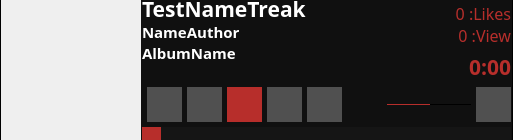
     <widget class="QGroupBox" name="PlayerBox">
      <property name="minimumSize">
       <size>
        <width>0</width>
        <height>140</height>
       </size>
      </property>
      <property name="maximumSize">
       <size>
        <width>16777215</width>
        <height>140</height>
       </size>
      </property>
      <property name="styleSheet">
       <string notr="true">QGroupBox{
   border:1px solid;
   border-color:rgb(0,0,0);
   border-top:0; 
   border-bottom:0;
   backgorund-color:rgba(100, 100, 100,1);
}</string>
      </property>
      <layout class="QHBoxLayout" name="PlayerBoxFirk">
       <property name="spacing">
        <number>0</number>
       </property>
       <property name="leftMargin">
        <number>0</number>
       </property>
       <property name="topMargin">
        <number>0</number>
       </property>
       <property name="rightMargin">
        <number>0</number>
       </property>
       <property name="bottomMargin">
        <number>0</number>
       </property>
       <item>
        <widget class="QFrame" name="Visualframe">
         <property name="enabled">
          <bool>true</bool>
         </property>
         <property name="minimumSize">
          <size>
           <width>140</width>
           <height>140</height>
          </size>
         </property>
         <property name="maximumSize">
          <size>
           <width>140</width>
           <height>140</height>
          </size>
         </property>
         <property name="frameShape">
          <enum>QFrame::NoFrame</enum>
         </property>
         <property name="frameShadow">
          <enum>QFrame::Plain</enum>
         </property>
         <widget class="QLabel" name="AlbumImg">
          <property name="geometry">
           <rect>
            <x>0</x>
            <y>0</y>
            <width>140</width>
            <height>140</height>
           </rect>
          </property>
          <property name="minimumSize">
           <size>
            <width>140</width>
            <height>140</height>
           </size>
          </property>
          <property name="maximumSize">
           <size>
            <width>140</width>
            <height>140</height>
           </size>
          </property>
          <property name="text">
           <string/>
          </property>
          <property name="pixmap">
           <pixmap>img/Missing_Texture.png</pixmap>
          </property>
          <property name="scaledContents">
           <bool>false</bool>
          </property>
          <property name="alignment">
           <set>Qt::AlignCenter</set>
          </property>
         </widget>
         <widget class="QPushButton" name="MSMPmenu">
          <property name="geometry">
           <rect>
            <x>0</x>
            <y>0</y>
            <width>30</width>
            <height>30</height>
           </rect>
          </property>
          <property name="styleSheet">
           <string notr="true"> 
QPushButton{
  background-color: rgba(18, 18, 18,0);
  color: rgba(18, 18, 18,0);
  border: none;
}
QPushButton:hover{
  background-color: rgba(100,100, 100);
  color: rgb(100,100, 100);
  border: none;
  border-image : url(A:/YandexDisk/python-projects/MSMPstream/MSMPstreamGit/img/icon.png);
}

QPushButton:pressed{
  background-color: rgba(200,200, 200);
  color:  rgb(200,200, 200);
  border: none;
  border-image : url(A:/YandexDisk/python-projects/MSMPstream/MSMPstreamGit/img/icon.png);
}
</string>
          </property>
          <property name="text">
           <string notr="true"/>
          </property>
          <property name="iconSize">
           <size>
            <width>30</width>
            <height>30</height>
           </size>
          </property>
          <property name="shortcut">
           <string notr="true"/>
          </property>
          <property name="autoRepeat">
           <bool>false</bool>
          </property>
          <property name="autoExclusive">
           <bool>false</bool>
          </property>
          <property name="flat">
           <bool>true</bool>
          </property>
         </widget>
        </widget>
       </item>
       <item>
        <widget class="QGroupBox" name="ContorlPanel">
         <property name="minimumSize">
          <size>
           <width>0</width>
           <height>142</height>
          </size>
         </property>
         <property name="maximumSize">
          <size>
           <width>16777215</width>
           <height>142</height>
          </size>
         </property>
         <property name="styleSheet">
          <string notr="true">QGroupBox{
   background-color:rgb(16,16,16);/*qlineargradient(spread:pad, x1:0.278, y1:1, x2:0, y2:1, stop:0 rgba(0, 0, 0, 255), stop:1 rgba(255, 255, 255, 255));*/
   color:rgb(0,0,0);
   border:none;
   border-bottom: 1px solid;
}</string>
         </property>
         <layout class="QVBoxLayout" name="ControlPanelFirk">
          <property name="spacing">
           <number>0</number>
          </property>
          <property name="leftMargin">
           <number>0</number>
          </property>
          <property name="topMargin">
           <number>0</number>
          </property>
          <property name="rightMargin">
           <number>0</number>
          </property>
          <property name="bottomMargin">
           <number>0</number>
          </property>
          <item>
           <layout class="QHBoxLayout" name="horizontalLayout_3">
            <property name="spacing">
             <number>0</number>
            </property>
            <property name="leftMargin">
             <number>0</number>
            </property>
            <property name="rightMargin">
             <number>0</number>
            </property>
            <item>
             <layout class="QVBoxLayout" name="verticalLayout_3">
              <property name="spacing">
               <number>5</number>
              </property>
              <item>
               <widget class="QLabel" name="TreakName">
                <property name="sizePolicy">
                 <sizepolicy hsizetype="Ignored" vsizetype="Preferred">
                  <horstretch>1</horstretch>
                  <verstretch>0</verstretch>
                 </sizepolicy>
                </property>
                <property name="minimumSize">
                 <size>
                  <width>0</width>
                  <height>0</height>
                 </size>
                </property>
                <property name="maximumSize">
                 <size>
                  <width>16777215</width>
                  <height>16777215</height>
                 </size>
                </property>
                <property name="font">
                 <font>
                  <family>Chicago</family>
                  <pointsize>16</pointsize>
                  <bold>true</bold>
                 </font>
                </property>
                <property name="styleSheet">
                 <string notr="true">QLabel{
background-color: rgba(0,0,0,0);
color:white;
}</string>
                </property>
                <property name="text">
                 <string>TestNameTreak</string>
                </property>
               </widget>
              </item>
              <item>
               <widget class="QLabel" name="AuthorName">
                <property name="sizePolicy">
                 <sizepolicy hsizetype="Ignored" vsizetype="Preferred">
                  <horstretch>1</horstretch>
                  <verstretch>0</verstretch>
                 </sizepolicy>
                </property>
                <property name="maximumSize">
                 <size>
                  <width>16777215</width>
                  <height>18</height>
                 </size>
                </property>
                <property name="font">
                 <font>
                  <family>Chicago</family>
                  <pointsize>11</pointsize>
                  <bold>true</bold>
                 </font>
                </property>
                <property name="styleSheet">
                 <string notr="true">QLabel{
background-color: rgba(0,0,0,0);
color:white;
}</string>
                </property>
                <property name="text">
                 <string>NameAuthor</string>
                </property>
               </widget>
              </item>
              <item>
               <widget class="QLabel" name="AlbumName">
                <property name="enabled">
                 <bool>true</bool>
                </property>
                <property name="sizePolicy">
                 <sizepolicy hsizetype="Ignored" vsizetype="Preferred">
                  <horstretch>1</horstretch>
                  <verstretch>0</verstretch>
                 </sizepolicy>
                </property>
                <property name="maximumSize">
                 <size>
                  <width>16777215</width>
                  <height>15</height>
                 </size>
                </property>
                <property name="font">
                 <font>
                  <family>Chicago</family>
                  <pointsize>11</pointsize>
                  <bold>true</bold>
                 </font>
                </property>
                <property name="mouseTracking">
                 <bool>false</bool>
                </property>
                <property name="styleSheet">
                 <string notr="true">QLabel{
background-color: rgba(0,0,0,0);
color:white;
}</string>
                </property>
                <property name="text">
                 <string>AlbumName</string>
                </property>
               </widget>
              </item>
              <item>
               <spacer name="horizontalSpacer_2">
                <property name="orientation">
                 <enum>Qt::Horizontal</enum>
                </property>
                <property name="sizeHint" stdset="0">
                 <size>
                  <width>40</width>
                  <height>0</height>
                 </size>
                </property>
               </spacer>
              </item>
              <item>
               <widget class="QLabel" name="DataPath">
                <property name="sizePolicy">
                 <sizepolicy hsizetype="Ignored" vsizetype="Preferred">
                  <horstretch>0</horstretch>
                  <verstretch>0</verstretch>
                 </sizepolicy>
                </property>
                <property name="font">
                 <font>
                  <family>Chicago</family>
                  <pointsize>10</pointsize>
                  <bold>true</bold>
                 </font>
                </property>
                <property name="styleSheet">
                 <string notr="true">QLabel{
background-color: rgba(0,0,0,0);
color:white;
}</string>
                </property>
                <property name="text">
                 <string/>
                </property>
               </widget>
              </item>
             </layout>
            </item>
            <item>
             <layout class="QVBoxLayout" name="verticalLayout_6">
              <property name="spacing">
               <number>5</number>
              </property>
              <property name="leftMargin">
               <number>0</number>
              </property>
              <property name="rightMargin">
               <number>0</number>
              </property>
              <property name="bottomMargin">
               <number>0</number>
              </property>
              <item>
               <spacer name="verticalSpacer">
                <property name="orientation">
                 <enum>Qt::Vertical</enum>
                </property>
                <property name="sizeHint" stdset="0">
                 <size>
                  <width>20</width>
                  <height>40</height>
                 </size>
                </property>
               </spacer>
              </item>
              <item>
               <widget class="QLabel" name="InfoLabel">
                <property name="sizePolicy">
                 <sizepolicy hsizetype="Preferred" vsizetype="Preferred">
                  <horstretch>1</horstretch>
                  <verstretch>0</verstretch>
                 </sizepolicy>
                </property>
                <property name="font">
                 <font>
                  <family>Chicago</family>
                  <pointsize>12</pointsize>
                 </font>
                </property>
                <property name="styleSheet">
                 <string notr="true">QLabel{
background-color: rgba(0,0,0,0);
color: rgb(183,46,43);
}</string>
                </property>
                <property name="text">
                 <string>0 :Likes
0 :View</string>
                </property>
                <property name="alignment">
                 <set>Qt::AlignBottom|Qt::AlignRight|Qt::AlignTrailing</set>
                </property>
               </widget>
              </item>
              <item>
               <widget class="QLabel" name="TimePlayCounter">
                <property name="sizePolicy">
                 <sizepolicy hsizetype="Preferred" vsizetype="Preferred">
                  <horstretch>1</horstretch>
                  <verstretch>0</verstretch>
                 </sizepolicy>
                </property>
                <property name="font">
                 <font>
                  <family>Chicago</family>
                  <pointsize>16</pointsize>
                  <bold>true</bold>
                 </font>
                </property>
                <property name="styleSheet">
                 <string notr="true">QLabel{
background-color: rgba(0,0,0,0);
color:rgb(183,46,43);
}</string>
                </property>
                <property name="text">
                 <string>0:00</string>
                </property>
                <property name="alignment">
                 <set>Qt::AlignRight|Qt::AlignTrailing|Qt::AlignVCenter</set>
                </property>
               </widget>
              </item>
             </layout>
            </item>
           </layout>
          </item>
          <item>
           <layout class="QHBoxLayout" name="horizontalLayout_2">
            <property name="spacing">
             <number>5</number>
            </property>
            <property name="leftMargin">
             <number>5</number>
            </property>
            <property name="topMargin">
             <number>5</number>
            </property>
            <property name="bottomMargin">
             <number>5</number>
            </property>
            <item>
             <widget class="QPushButton" name="PreviousTreakButton">
              <property name="minimumSize">
               <size>
                <width>35</width>
                <height>35</height>
               </size>
              </property>
              <property name="maximumSize">
               <size>
                <width>35</width>
                <height>35</height>
               </size>
              </property>
              <property name="styleSheet">
               <string notr="true">QPushButton{
  background-color:  rgb(80, 80, 80);
  border: none;
  border-image: url(A:/YandexDisk/python-projects/MSMPstream/MSMPstreamGit/img/previousNew.png);
}
QPushButton:hover{
  background-color: rgb(183,46,43);
  border: none;
  border-image: url(A:/YandexDisk/python-projects/MSMPstream/MSMPstreamGit/img/previousNew.png);
}

QPushButton:pressed{
  background-color: rgb(183,46,43);
  border: none;
  border-image: url(A:/YandexDisk/python-projects/MSMPstream/MSMPstreamGit/img/previousNewA.png);

}</string>
              </property>
              <property name="text">
               <string/>
              </property>
              <property name="iconSize">
               <size>
                <width>33</width>
                <height>33</height>
               </size>
              </property>
              <property name="checkable">
               <bool>false</bool>
              </property>
              <property name="flat">
               <bool>false</bool>
              </property>
             </widget>
            </item>
            <item>
             <widget class="QPushButton" name="StopButton">
              <property name="minimumSize">
               <size>
                <width>35</width>
                <height>35</height>
               </size>
              </property>
              <property name="maximumSize">
               <size>
                <width>35</width>
                <height>35</height>
               </size>
              </property>
              <property name="styleSheet">
               <string notr="true">QPushButton{
  background-color:  rgb(80, 80, 80);
  border: none;
  border-image: url(A:/YandexDisk/python-projects/MSMPstream/MSMPstreamGit/img/stopNew.png);
  
}
QPushButton:hover{
  background-color: rgb(183,46,43);
  border: none;
 
  border-image: url(A:/YandexDisk/python-projects/MSMPstream/MSMPstreamGit/img/stopNew.png);
}

QPushButton:pressed{
  background-color:  rgb(80, 80, 80);
  border: none;
  border-image: url(A:/YandexDisk/python-projects/MSMPstream/MSMPstreamGit/img/stopNewA.png);

}</string>
              </property>
              <property name="text">
               <string/>
              </property>
              <property name="iconSize">
               <size>
                <width>30</width>
                <height>30</height>
               </size>
              </property>
              <property name="checkable">
               <bool>false</bool>
              </property>
             </widget>
            </item>
            <item>
             <widget class="QPushButton" name="PlayButton">
              <property name="minimumSize">
               <size>
                <width>35</width>
                <height>35</height>
               </size>
              </property>
              <property name="maximumSize">
               <size>
                <width>35</width>
                <height>35</height>
               </size>
              </property>
              <property name="styleSheet">
               <string notr="true">QPushButton{
  background-color: rgb(183,46,43);
  border: none;
  border-image: url(A:/YandexDisk/python-projects/MSMPstream/MSMPstreamGit/img/playNew.png);
  
}
QPushButton:hover{
  background-color: rgb(100,100, 100);
  border: none;
 
  border-image: url(A:/YandexDisk/python-projects/MSMPstream/MSMPstreamGit/img/playNew.png);
}

QPushButton:pressed{
  background-color: rgb(183,46,43);
  border: none;
  border-image: url(A:/YandexDisk/python-projects/MSMPstream/MSMPstreamGit/img/playNewA.png);

}</string>
              </property>
              <property name="text">
               <string/>
              </property>
              <property name="iconSize">
               <size>
                <width>30</width>
                <height>30</height>
               </size>
              </property>
             </widget>
            </item>
            <item>
             <widget class="QPushButton" name="PauseButton">
              <property name="minimumSize">
               <size>
                <width>35</width>
                <height>35</height>
               </size>
              </property>
              <property name="maximumSize">
               <size>
                <width>35</width>
                <height>35</height>
               </size>
              </property>
              <property name="styleSheet">
               <string notr="true">QPushButton{
  background-color: rgb(80, 80, 80);
  border: none;
  border-image: url(A:/YandexDisk/python-projects/MSMPstream/MSMPstreamGit/img/pauseNew.png);
  
}
QPushButton:hover{
  background-color: rgb(183,46,43);
  border: none;
 
  border-image: url(A:/YandexDisk/python-projects/MSMPstream/MSMPstreamGit/img/pauseNew.png);
}

QPushButton:pressed{
  background-color: rgb(183,46,43);
  border: none;
  border-image: url(A:/YandexDisk/python-projects/MSMPstream/MSMPstreamGit/img/pauseNewA.png);

}</string>
              </property>
              <property name="text">
               <string/>
              </property>
             </widget>
            </item>
            <item>
             <widget class="QPushButton" name="NextTreakButton">
              <property name="minimumSize">
               <size>
                <width>35</width>
                <height>35</height>
               </size>
              </property>
              <property name="maximumSize">
               <size>
                <width>35</width>
                <height>35</height>
               </size>
              </property>
              <property name="styleSheet">
               <string notr="true">QPushButton{
  background-color: rgb(80, 80, 80);
  border: none;
  border-image: url(A:/YandexDisk/python-projects/MSMPstream/MSMPstreamGit/img/nextNew.png);
}
QPushButton:hover{
  background-color: rgb(183,46,43);
  border: none;
  border-image: url(A:/YandexDisk/python-projects/MSMPstream/MSMPstreamGit/img/nextNew.png);
}

QPushButton:pressed{
  background-color: rgb(183,46,43);
  border: none;
  border-image: url(A:/YandexDisk/python-projects/MSMPstream/MSMPstreamGit/img/nextNewA.png);

}</string>
              </property>
              <property name="text">
               <string/>
              </property>
              <property name="iconSize">
               <size>
                <width>30</width>
                <height>30</height>
               </size>
              </property>
             </widget>
            </item>
            <item>
             <spacer name="horizontalSpacer">
              <property name="orientation">
               <enum>Qt::Horizontal</enum>
              </property>
              <property name="sizeHint" stdset="0">
               <size>
                <width>40</width>
                <height>20</height>
               </size>
              </property>
             </spacer>
            </item>
            <item>
             <widget class="QSlider" name="VolumeSlider">
              <property name="sizePolicy">
               <sizepolicy hsizetype="Expanding" vsizetype="Fixed">
                <horstretch>1</horstretch>
                <verstretch>0</verstretch>
               </sizepolicy>
              </property>
              <property name="minimumSize">
               <size>
                <width>50</width>
                <height>0</height>
               </size>
              </property>
              <property name="maximumSize">
               <size>
                <width>150</width>
                <height>16777215</height>
               </size>
              </property>
              <property name="styleSheet">
               <string notr="true">
QSlider{
background-color: rgba(0,0,0,0);
border: 0px solid;
 border-color:rgb(128, 128, 128);
 height: 15px;
}
/*
QSlider::groove:horizontal {
    border: 1px solid;
    height: 22px;
    margin: 0px;
    border-color:rgb(128, 128, 128);
    }
QSlider::handle:horizontal {
    background-color: white;
    height: 40px;
    width: 1px;
    margin: -15px 0px;
   
    }
*/

QSlider{
            }
            QSlider::groove:horizontal {  
                 height: 1px;
                margin: 0px;
                border-radius: 0px;
                background: rgb(0,0,0);
            }
            QSlider::handle:horizontal {
                /*background: #b00;
                width: 8px;*/
                background-color: white;
                width: 0px;
                border-radius: 0px;
            }
            QSlider::sub-page:qlineargradient {
                background: rgb(183,46,43);
                border-radius: 0px;
            }</string>
              </property>
              <property name="value">
               <number>50</number>
              </property>
              <property name="orientation">
               <enum>Qt::Horizontal</enum>
              </property>
              <property name="tickPosition">
               <enum>QSlider::NoTicks</enum>
              </property>
             </widget>
            </item>
            <item>
             <widget class="QPushButton" name="PlayModeTreak">
              <property name="minimumSize">
               <size>
                <width>35</width>
                <height>35</height>
               </size>
              </property>
              <property name="maximumSize">
               <size>
                <width>35</width>
                <height>35</height>
               </size>
              </property>
              <property name="styleSheet">
               <string notr="true">QPushButton{
  background-color: rgb(80, 80, 80);
  border: none;
  border-image: url(A:/YandexDisk/python-projects/MSMPstream/MSMPstreamGit/img/nexttreakNew.png);
}
QPushButton:hover{
  background-color: rgb(183,46,43);
  border: none;
  border-image: url(A:/YandexDisk/python-projects/MSMPstream/MSMPstreamGit/img/nexttreakNew.png);
}

QPushButton:pressed{
  background-color: rgb(183,46,43);
  border: none;
  border-image: url(A:/YandexDisk/python-projects/MSMPstream/MSMPstreamGit/img/nexttreakNewA.png);

}</string>
              </property>
              <property name="text">
               <string/>
              </property>
              <property name="iconSize">
               <size>
                <width>30</width>
                <height>30</height>
               </size>
              </property>
             </widget>
            </item>
           </layout>
          </item>
          <item>
           <widget class="QSlider" name="ProgressBarTreakSlider">
            <property name="autoFillBackground">
             <bool>false</bool>
            </property>
            <property name="styleSheet">
             <string notr="true">
QSlider{
background-color: rgba(0,0,0,0);
border: 0px solid;
 border-color:rgb(128, 128, 128);
}
/*
QSlider::groove:horizontal {
    border: 1px solid;
    height: 22px;
    margin: 0px;
    border-color:rgb(128, 128, 128);
    }
QSlider::handle:horizontal {
    background-color: white;
    height: 40px;
    width: 1px;
    margin: -15px 0px;
   
    }
*/

QSlider{
            }
            QSlider::groove:horizontal {  
                 height: 22px;
                margin: 0px;
                border-radius: 0px;
                background: rgba(21,21,21,1);
            }
            QSlider::handle:horizontal {
                /*background: #b00;
                width: 8px;*/
                background-color: white;
                width: 0px;
                border-radius: 0px;
            }
            QSlider::sub-page:qlineargradient {
                background: rgb(183,46,43);
                border-radius: 0px;
            }</string>
            </property>
            <property name="maximum">
             <number>1000</number>
            </property>
            <property name="singleStep">
             <number>300</number>
            </property>
            <property name="value">
             <number>50</number>
            </property>
            <property name="tracking">
             <bool>false</bool>
            </property>
            <property name="orientation">
             <enum>Qt::Horizontal</enum>
            </property>
            <property name="invertedAppearance">
             <bool>false</bool>
            </property>
            <property name="invertedControls">
             <bool>false</bool>
            </property>
            <property name="tickPosition">
             <enum>QSlider::NoTicks</enum>
            </property>
           </widget>
          </item>
         </layout>
        </widget>
       </item>
      </layout>
     </widget>
